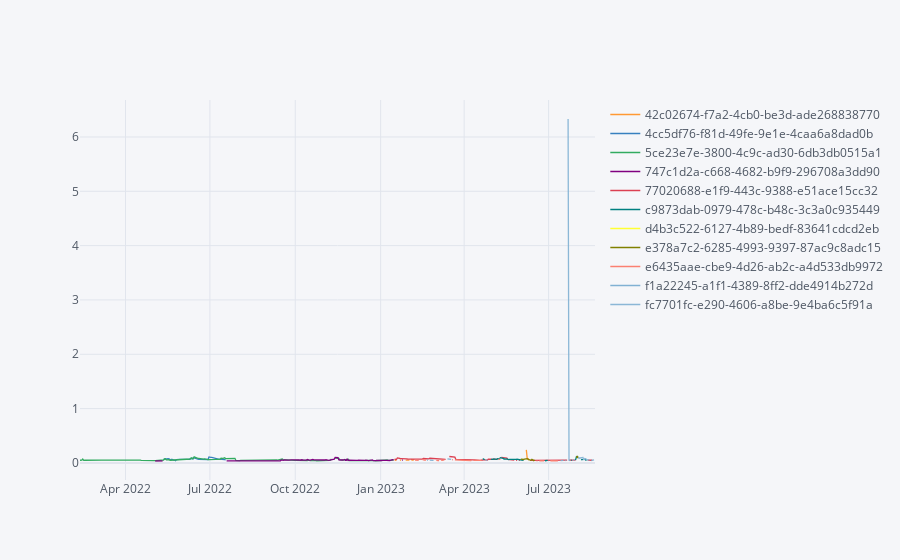

Here is the notebook cell this chart was saved with:
### Markdown cell above
# compute historical pool rank

### Code cell
max_rank = 3
end = datetime.now().replace(tzinfo=timezone.utc)
start = end - timedelta(days = 900)
df = history.fillna(method='ffill')
df = df[(df.index >= start)&(df.index <= end)]
best_only = df[df.rank(axis=1, ascending=False)<max_rank].dropna(how='all', axis=1)
best_only.iplot()

### Figure 1 — Plotly figure (JSON) as saved in the notebook; plotly's stock layout.template omitted (floating-point values rounded to 4 significant figures; data arrays with more than 128 entries replaced by an {"elided": "..."} marker saying what was removed)
{"data": [{"line": {"color": "rgba(255, 153, 51, 1.0)", "dash": "solid", "shape": "linear", "width": 1.3}, "mode": "lines", "name": "42c02674-f7a2-4cb0-be3d-ade268838770", "text": "", "type": "scatter", "x": {"elided": "556 str values"}, "y": {"elided": "556 mixed values"}}, {"line": {"color": "rgba(55, 128, 191, 1.0)", "dash": "solid", "shape": "linear", "width": 1.3}, "mode": "lines", "name": "4cc5df76-f81d-49fe-9e1e-4caa6a8dad0b", "text": "", "type": "scatter", "x": {"elided": "556 str values"}, "y": {"elided": "556 mixed values"}}, {"line": {"color": "rgba(50, 171, 96, 1.0)", "dash": "solid", "shape": "linear", "width": 1.3}, "mode": "lines", "name": "5ce23e7e-3800-4c9c-ad30-6db3db0515a1", "text": "", "type": "scatter", "x": {"elided": "556 str values"}, "y": {"elided": "556 mixed values"}}, {"line": {"color": "rgba(128, 0, 128, 1.0)", "dash": "solid", "shape": "linear", "width": 1.3}, "mode": "lines", "name": "747c1d2a-c668-4682-b9f9-296708a3dd90", "text": "", "type": "scatter", "x": {"elided": "556 str values"}, "y": {"elided": "556 mixed values"}}, {"line": {"color": "rgba(219, 64, 82, 1.0)", "dash": "solid", "shape": "linear", "width": 1.3}, "mode": "lines", "name": "77020688-e1f9-443c-9388-e51ace15cc32", "text": "", "type": "scatter", "x": {"elided": "556 str values"}, "y": {"elided": "556 mixed values"}}, {"line": {"color": "rgba(0, 128, 128, 1.0)", "dash": "solid", "shape": "linear", "width": 1.3}, "mode": "lines", "name": "c9873dab-0979-478c-b48c-3c3a0c935449", "text": "", "type": "scatter", "x": {"elided": "556 str values"}, "y": {"elided": "556 mixed values"}}, {"line": {"color": "rgba(255, 255, 51, 1.0)", "dash": "solid", "shape": "linear", "width": 1.3}, "mode": "lines", "name": "d4b3c522-6127-4b89-bedf-83641cdcd2eb", "text": "", "type": "scatter", "x": {"elided": "556 str values"}, "y": {"elided": "556 mixed values"}}, {"line": {"color": "rgba(128, 128, 0, 1.0)", "dash": "solid", "shape": "linear", "width": 1.3}, "mode": "lines", "name": "e378a7c2-6285-4993-9397-87ac9c8adc15", "text": "", "type": "scatter", "x": {"elided": "556 str values"}, "y": {"elided": "556 mixed values"}}, {"line": {"color": "rgba(251, 128, 114, 1.0)", "dash": "solid", "shape": "linear", "width": 1.3}, "mode": "lines", "name": "e6435aae-cbe9-4d26-ab2c-a4d533db9972", "text": "", "type": "scatter", "x": {"elided": "556 str values"}, "y": {"elided": "556 mixed values"}}, {"line": {"color": "rgba(128, 177, 211, 1.0)", "dash": "solid", "shape": "linear", "width": 1.3}, "mode": "lines", "name": "f1a22245-a1f1-4389-8ff2-dde4914b272d", "text": "", "type": "scatter", "x": {"elided": "556 str values"}, "y": {"elided": "556 mixed values"}}, {"line": {"color": "rgba(128, 177, 211, 0.8999999999999999)", "dash": "solid", "shape": "linear", "width": 1.3}, "mode": "lines", "name": "fc7701fc-e290-4606-a8be-9e4ba6c5f91a", "text": "", "type": "scatter", "x": {"elided": "556 str values"}, "y": {"elided": "556 mixed values"}}], "layout": {"legend": {"bgcolor": "#F5F6F9", "font": {"color": "#4D5663"}}, "paper_bgcolor": "#F5F6F9", "plot_bgcolor": "#F5F6F9", "title": {"font": {"color": "#4D5663"}}, "xaxis": {"gridcolor": "#E1E5ED", "showgrid": true, "tickfont": {"color": "#4D5663"}, "title": {"font": {"color": "#4D5663"}, "text": ""}, "zerolinecolor": "#E1E5ED"}, "yaxis": {"gridcolor": "#E1E5ED", "showgrid": true, "tickfont": {"color": "#4D5663"}, "title": {"font": {"color": "#4D5663"}, "text": ""}, "zerolinecolor": "#E1E5ED"}}}
